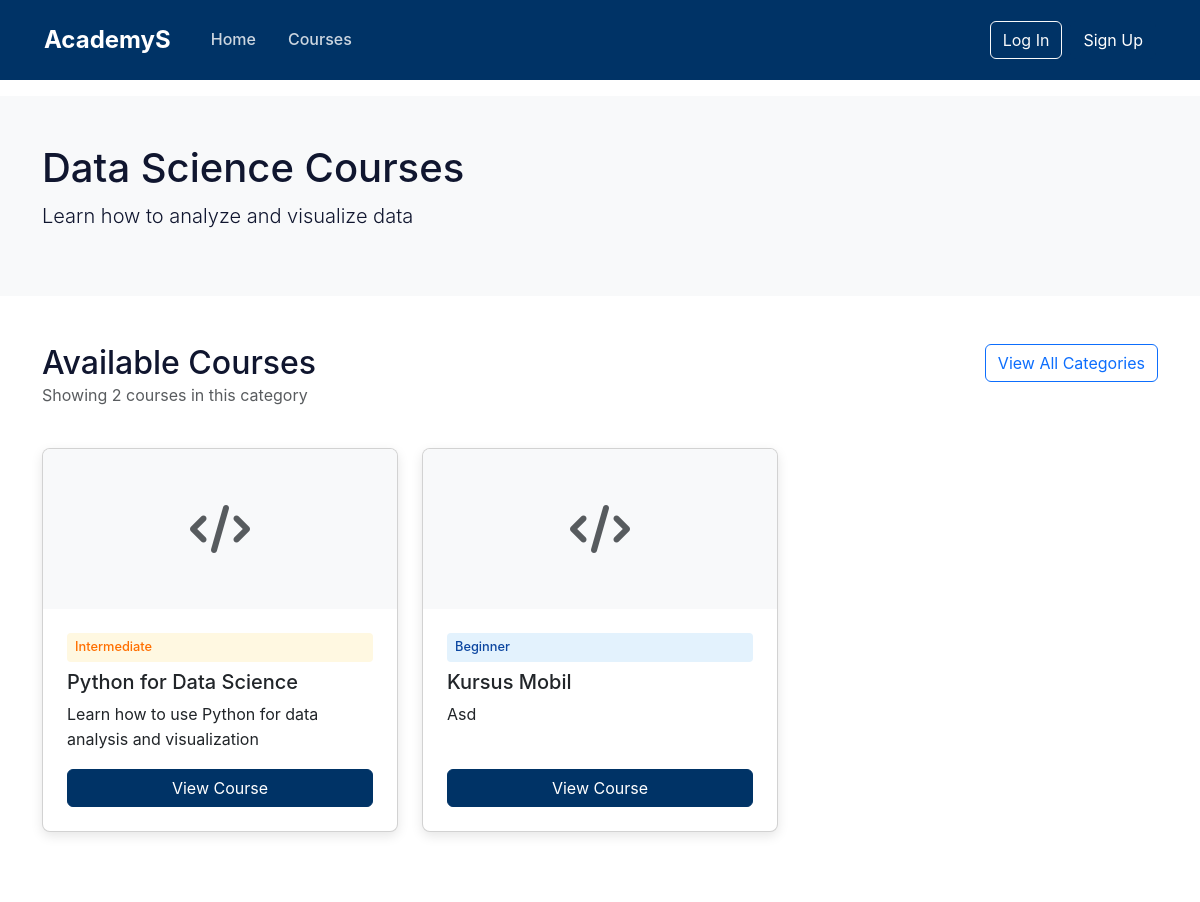
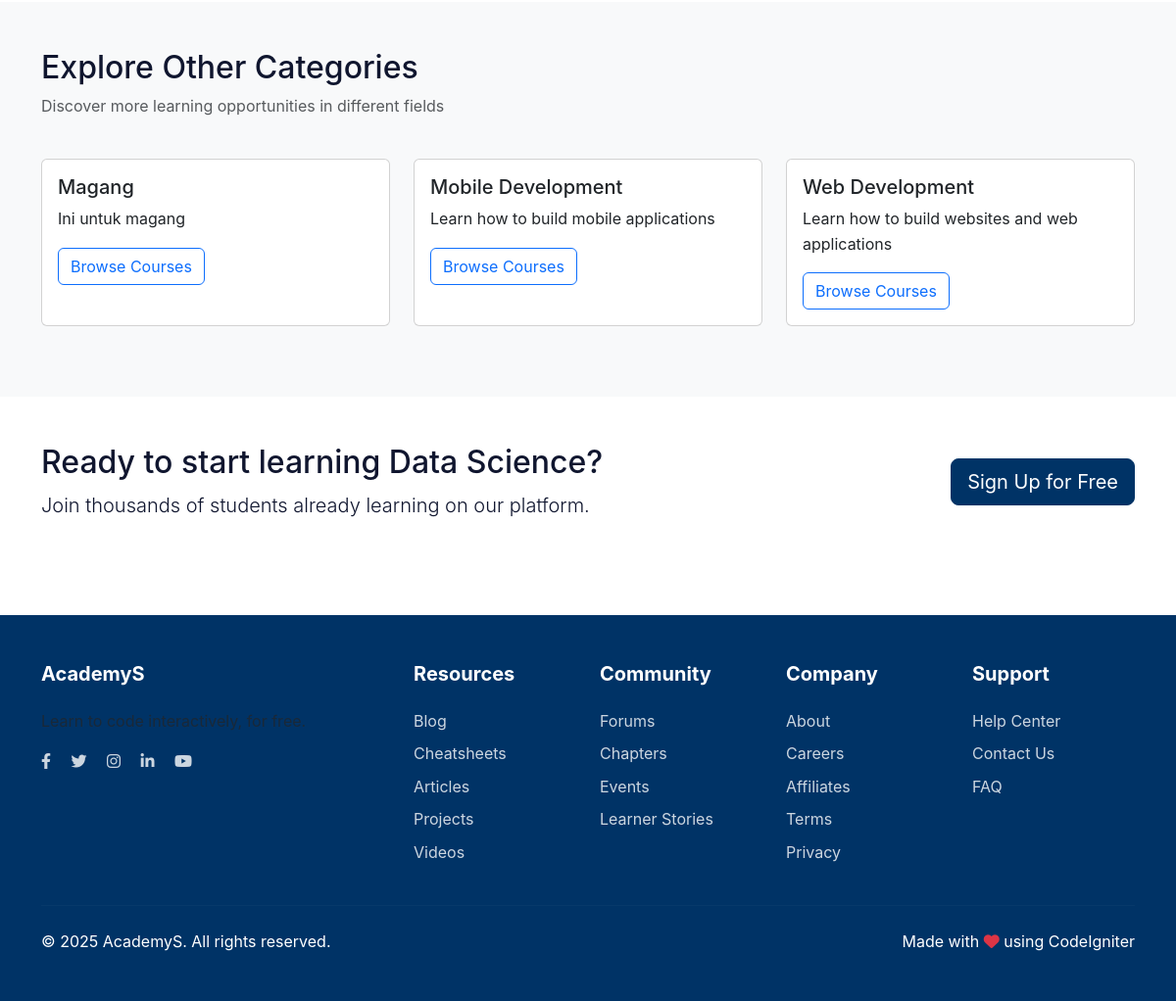
Screenshot of /courses/category/data-science with the database file from the repository (2 pictures, top to bottom).
### tables this page shows
CREATE TABLE `categories` (
  `id` int(11) NOT NULL,
  `name` varchar(100) NOT NULL,
  `slug` varchar(100) NOT NULL,
  `description` text DEFAULT NULL,
  `created_at` timestamp NOT NULL DEFAULT current_timestamp()
);

CREATE TABLE `courses` (
  `id` int(11) NOT NULL,
  `title` varchar(255) NOT NULL,
  `slug` varchar(255) NOT NULL,
  `description` text DEFAULT NULL,
  `category_id` int(11) DEFAULT NULL,
  `level` enum('beginner','intermediate','advanced') DEFAULT 'beginner',
  `image` varchar(255) DEFAULT NULL,
  `is_featured` tinyint(1) DEFAULT 0,
  `created_at` timestamp NOT NULL DEFAULT current_timestamp(),
  `updated_at` timestamp NULL DEFAULT NULL
);

### application/controllers/Courses.php (called while the page is built, shortened)
<?php
class Courses extends CI_Controller {
    public function __construct() {
        $this->load->helper('url');
        $this->load->library('session');
        $this->load->model('course_model');
        $this->load->model('lesson_model');
        $this->load->model('enrollment_model');
        $this->load->model('progress_model');
        $this->load->model('quiz_model');
        $this->load->model('coding_model');
    }
    public function category($category_slug) {
        $data['category'] = $this->course_model->get_category_by_slug($category_slug);
        $data['title'] = $data['category']['name'] . ' Courses - AcademyS';
        $data['courses'] = $this->course_model->get_courses_by_category($data['category']['id']);
        $this->load->view('templates/header', $data);
        $this->load->view('courses/category', $data);
        $this->load->view('templates/footer');
    }
}

### index.php (called while the page is built, shortened)
<?php
require_once BASEPATH.'core/CodeIgniter.php';

### application/models/Course_model.php (called while the page is built, shortened)
<?php
class Course_model extends CI_Model {
    public function get_categories() {
        $this->db->order_by('name', 'ASC');
        $query = $this->db->get('categories');
        return $query->result_array();
    }
    public function get_category_by_slug($slug) {
        $query = $this->db->get_where('categories', ['slug' => $slug]);
        return $query->row_array();
    }
    public function get_courses_by_category($category_id) {
        $this->db->where('category_id', $category_id);
        $this->db->order_by('created_at', 'DESC');
        $query = $this->db->get('courses');
        return $query->result_array();
    }
}

### application/views/courses/category.php (the view)
<section class="py-5 bg-light">
    <div class="container">
        <div class="row">
            <div class="col-12">
                <h1><?= $category['name'] ?> Courses</h1>
                <p class="lead"><?= $category['description'] ?></p>
            </div>
        </div>
    </div>
</section>
<section class="py-5">
    <div class="container">
        <div class="row mb-4">
            <div class="col-md-6">
                <h2 class="mb-0">Available Courses</h2>
                <p class="text-muted">Showing <?= count($courses) ?> courses in this category</p>
            </div>
            <div class="col-md-6 text-md-end">
                <a href="<?= base_url('courses') ?>" class="btn btn-outline-primary">View All Categories</a>
            </div>
        </div>
        <div class="row">
            <?php if (empty($courses)): ?>
                <div class="col-12">
                    <div class="alert alert-info">
                        No courses available in this category yet. Please check back later.
                    </div>
                </div>
            <?php else: ?>
                <?php foreach ($courses as $course): ?>
                    <div class="col-md-6 col-lg-4 mb-4">
                        <div class="card course-card h-100">
                            <?php if ($course['image']): ?>
                                <img src="<?= base_url('assets/images/courses/' . $course['image']) ?>" class="card-img-top" alt="<?= $course['title'] ?>">
                            <?php else: ?>
                                <div class="card-img-top bg-light d-flex align-items-center justify-content-center" style="height: 160px;">
                                    <i class="fas fa-code fa-3x text-muted"></i>
                                </div>
                            <?php endif; ?>
                            <div class="card-body d-flex flex-column">
                                <span class="course-level level-<?= $course['level'] ?>"><?= ucfirst($course['level']) ?></span>
                                <h5 class="card-title"><?= $course['title'] ?></h5>
                                <p class="card-text"><?= character_limiter($course['description'], 100) ?></p>
                                <a href="<?= base_url('courses/' . $course['slug']) ?>" class="btn btn-primary mt-auto">View Course</a>
                            </div>
                        </div>
                    </div>
                <?php endforeach; ?>
            <?php endif; ?>
        </div>
    </div>
</section>
<section class="py-5 bg-light">
    <div class="container">
        <div class="row mb-4">
            <div class="col-12">
                <h2>Explore Other Categories</h2>
                <p class="text-muted">Discover more learning opportunities in different fields</p>
            </div>
        </div>
        <div class="row">
            <?php
            $other_categories = array_filter($this->course_model->get_categories(), function($cat) use ($category) {
                return $cat['id'] != $category['id'];
            });
            $other_categories = array_slice($other_categories, 0, 3);
            foreach ($other_categories as $cat):
            ?>
                <div class="col-md-4 mb-4">
                    <div class="card h-100">
                        <div class="card-body">
                            <h5 class="card-title"><?= $cat['name'] ?></h5>
                            <p class="card-text"><?= character_limiter($cat['description'], 100) ?></p>
                            <a href="<?= base_url('courses/category/' . $cat['slug']) ?>" class="btn btn-outline-primary">Browse Courses</a>
                        </div>
                    </div>
                </div>
            <?php endforeach; ?>
        </div>
    </div>
</section>
<section class="py-5">
    <div class="container">
        <div class="row align-items-center">
            <div class="col-lg-8 mb-4 mb-lg-0">
                <h2>Ready to start learning <?= $category['name'] ?>?</h2>
                <p class="lead mb-0">Join thousands of students already learning on our platform.</p>
            </div>
            <div class="col-lg-4 text-lg-end">
                <?php if (!$this->session->userdata('logged_in')): ?>
                    <a href="<?= base_url('register') ?>" class="btn btn-primary btn-lg">Sign Up for Free</a>
                <?php else: ?>
                    <a href="<?= base_url('dashboard') ?>" class="btn btn-primary btn-lg">Go to Dashboard</a>
                <?php endif; ?>
            </div>
        </div>
    </div>
</section>

### assets/css/style.css (style rules this page uses)
:root { --primary-color: #01aef0; --secondary-color: #003366; --accent-color: #FFF0E5; --text-color: #10162F; --light-gray: #F5F5F5; }
body { font-family: 'Apercu', -apple-system, BlinkMacSystemFont, 'Segoe UI', Roboto, Oxygen, Ubuntu, Cantarell, 'Open Sans', 'Helvetica Neue', sans-serif; color: var(--text-color); line-height: 1.6; }
.btn-primary { background-color: var(--secondary-color); border-color: var(--secondary-color); }
.course-card { border-radius: 8px; overflow: hidden; box-shadow: 0 4px 12px rgba(0, 0, 0, 0.1); transition: transform 0.3s ease; height: 100%; }
.course-card .card-img-top { height: 160px; object-fit: cover; }
.course-card .card-body { padding: 1.5rem; }
.course-level { display: inline-block; padding: 0.25rem 0.5rem; border-radius: 4px; font-size: 0.8rem; font-weight: 500; margin-bottom: 0.5rem; }
.level-beginner { background-color: #e3f2fd; color: #0d47a1; }
.level-intermediate { background-color: #fff8e1; color: #ff6f00; }

### application/views/templates/header.php (style rules this page uses)
:root { --primary-color: #003366; --accent-color:rgb(138, 204, 252); --text-color: #10162F; --light-gray: #F5F5F5; }
body { font-family: 'Apercu', -apple-system, BlinkMacSystemFont, 'Segoe UI', Roboto, Oxygen, Ubuntu, Cantarell, 'Open Sans', 'Helvetica Neue', sans-serif; color: var(--text-color); line-height: 1.6; }
.btn-primary { background-color: var(--secondary-color); border-color: var(--secondary-color); }
.course-card { border-radius: 8px; overflow: hidden; box-shadow: 0 4px 12px rgba(0, 0, 0, 0.1); transition: transform 0.3s ease; height: 100%; }
.course-card .card-img-top { height: 160px; object-fit: cover; }
.course-card .card-body { padding: 1.5rem; }
.course-level { display: inline-block; padding: 0.25rem 0.5rem; border-radius: 4px; font-size: 0.8rem; font-weight: 500; margin-bottom: 0.5rem; }
.level-beginner { background-color: #e3f2fd; color: #0d47a1; }
.level-intermediate { background-color: #fff8e1; color: #ff6f00; }

### rows the page displays
categories: name "Data Science", description "Learn how to analyze and visualize data"
courses: level "Intermediate", title "Python for Data Science", description "Learn how to use Python for data analysis and visualization"
courses: level "Beginner", title "Kursus Mobil", description "Asd"
categories: name "Magang", description "Ini untuk magang"
categories: name "Mobile Development", description "Learn how to build mobile applications"
categories: name "Web Development", description "Learn how to build websites and web applications"

### other values shown
count($courses) "2"
